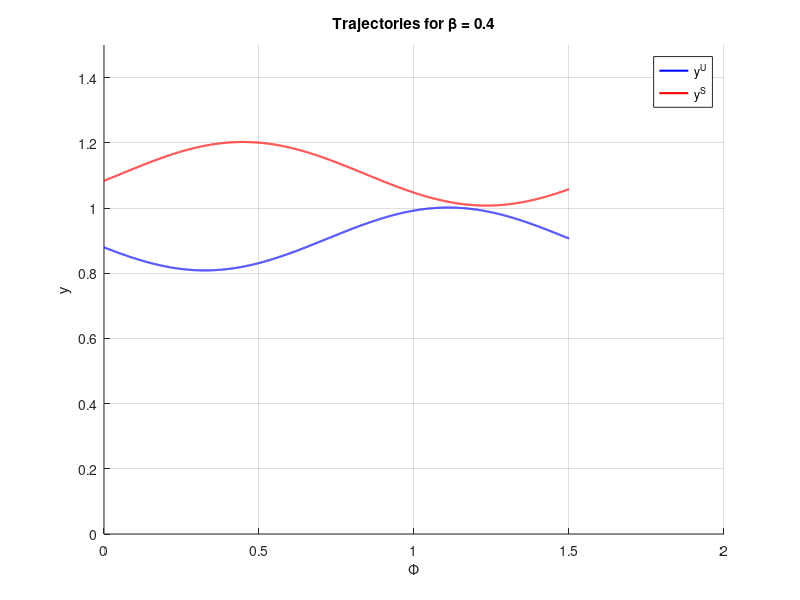
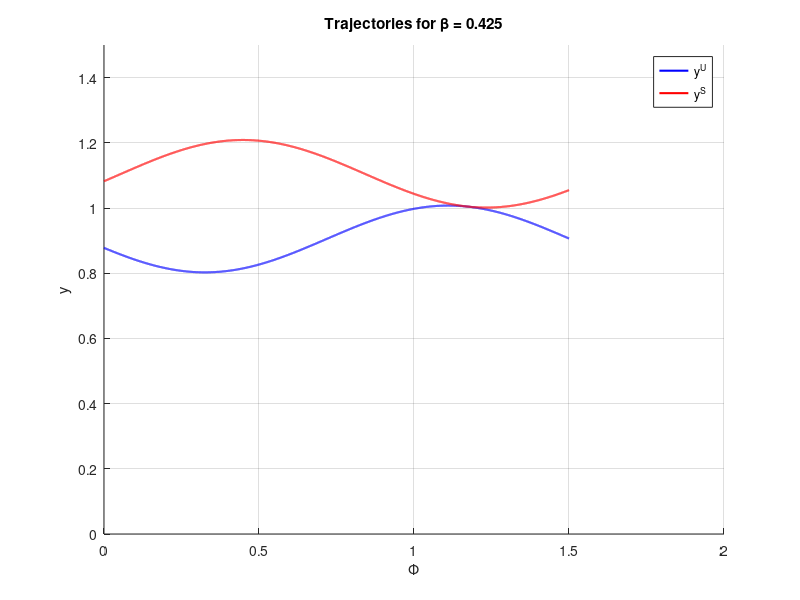
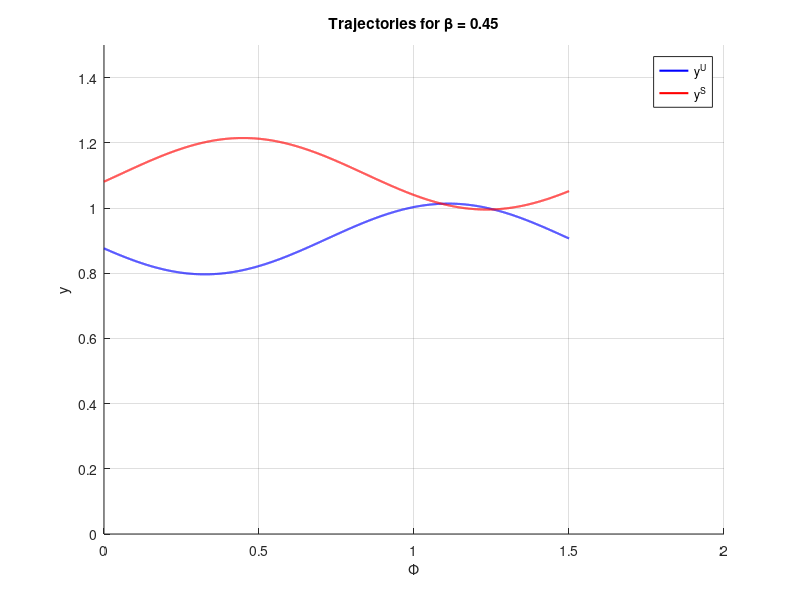

Here is the MATLAB script that generated these plots, in order:
clear all
clc
% Parameters
beta = [0.400, 0.425, 0.450];  % Values of beta close to beta infinity
r = 1.0;   
alpha = 0.1;  
omega = 4.0;  
q = sqrt(((1 + (omega^2))^2) + ((2*alpha*omega)^2)); %1.0;
sol_tan = (2*alpha*omega) / (1 + (omega^2));
psi = atan(sol_tan);
cap_omega = sqrt((alpha^2) + 1);


% Time/phase vector
phi = linspace(0, 1.5, 10000);

% Calculate yU(phi) and yS(phi) for different values of beta
for k = 1:length(beta)
    b = beta(k);

    s1 = -alpha + cap_omega;
    s2 = -alpha - cap_omega;
   
    c1 = 1 - ((b/q) * cos((omega * phi) + psi)); 
    c2 = 1 - ((b/q) * cos((omega * phi) + psi)); 

    yU = (s1 * c1) - ((b/q) * omega * sin((omega * phi) + psi));
    yS = (s2 * c2) - ((b/q) * omega * sin((omega * phi) + psi));
    
    %Plotting
    figure;
    hold on;
    plot(phi, yU, 'b', 'LineWidth', 1.5); % Unstable manifold
    plot(phi, abs(yS), 'r', 'LineWidth', 1.5); % Stable manifold
    title(['Trajectories for \beta = ', num2str(b)]);
    xlabel('\Phi');
    ylabel('y');
    legend({'y^U', 'y^S'}, 'Location', 'northeast');
    ylim([0 1.5])
    grid on;
    hold off;
end
